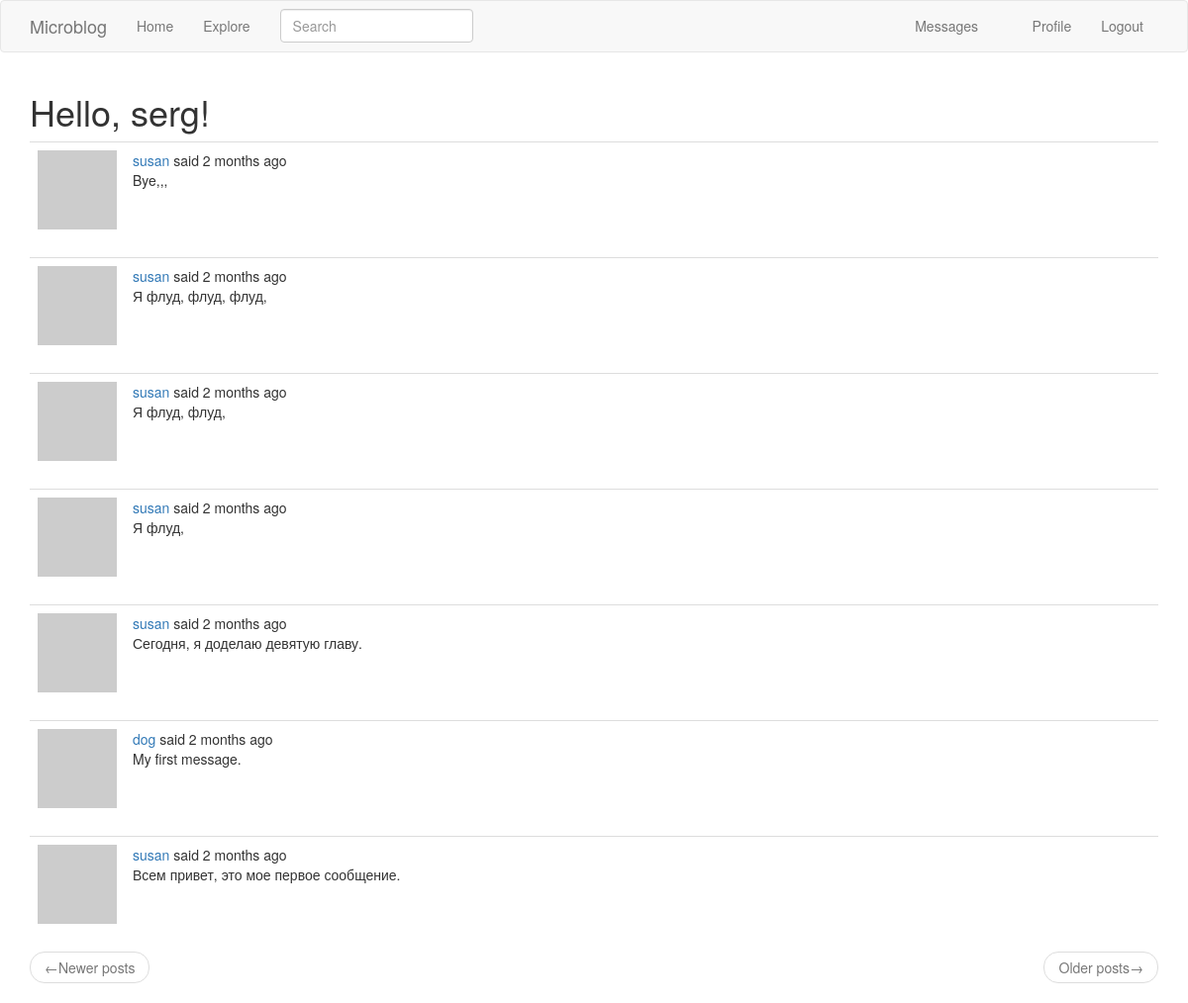
The app's page /explore (signed in), older data.
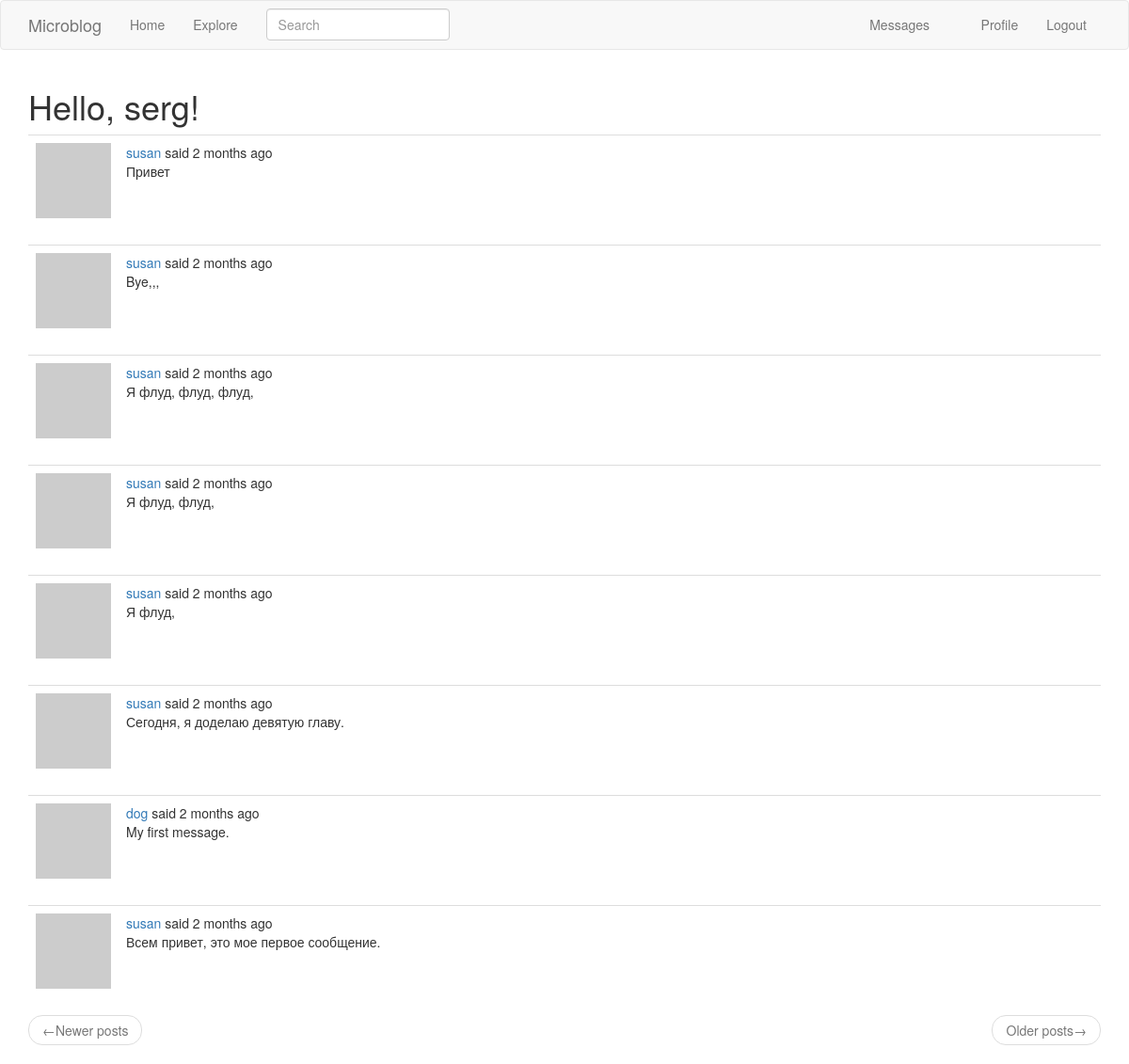
The same page, newer data.
### app/models.py (models this page shows, shortened)
class PaginatedAPIMixin(object):
    @staticmethod
    def to_collection_dict(query, page, per_page, endpoint, **kwargs):
        resources = query.paginate(
            page=page,
            per_page=per_page,
            error_out=False
        )
        data = {
            'items': [item.to_dict() for item in resources.items],
            '_meta': {
                'page': page,
                'per_page': per_page,
                'total_pages': resources.pages,
                'total_items': resources.total
            },
            '_links': {
                'self': url_for(endpoint, page=page, per_page=per_page,
                                **kwargs),
                'next': url_for(endpoint, page=page + 1, per_page=per_page,
                                **kwargs) if resources.has_next else None,
                'prev': url_for(endpoint, page=page - 1, per_page=per_page,
                                **kwargs) if resources.has_prev else None
            }
        }
        return data

class User(PaginatedAPIMixin, UserMixin, db.Model):
    id = db.Column(
        db.Integer,
        primary_key=True,
    )
    username = db.Column(
        db.String(64),
        index=True,
        unique=True,
    )
    email = db.Column(
        db.String(120),
        index=True,
        unique=True,
    )
    password_hash = db.Column(
        db.String(128),
    )
    about_me = db.Column(
        db.String(140)
    )
    last_seen = db.Column(
        db.DateTime,
        default=datetime.utcnow
    )
    posts = db.relationship(
        'Post',
        backref='author',
        lazy='dynamic',
    )
    followed = db.relationship(
        'User',
        secondary=followers,
        primaryjoin=(followers.c.follower_id == id),
        secondaryjoin=(followers.c.followed_id == id),
        backref=db.backref('followers', lazy='dynamic'),
        lazy='dynamic',
    )
    messages_sent = db.relationship(
        'Message',
        foreign_keys='Message.sender_id',
        backref='author',
        lazy='dynamic',
    )
    messages_received = db.relationship(
        'Message',
        foreign_keys='Message.recipient_id',
        backref='recipient',
        lazy='dynamic',
    )
    last_message_read_time = db.Column(
        db.DateTime,
    )
    notifications = db.relationship(
        'Notification',
        backref='user',
        lazy='dynamic',
    )
    tasks = db.relationship(
        'Task',
        backref='user',
        lazy='dynamic',
    )
    token = db.Column(
        db.String(32),
        index=True,
        unique=True
    )
    token_expiration = db.Column(
        db.DateTime
    )
    def avatar(self, size):
        digest = md5(self.email.lower().encode('utf-8')).hexdigest()
        return f'https://www.gravatar.com/avatar/{digest}?d=identicon&s={size}'
    def new_messages(self):
        last_read_time = self.last_message_read_time or datetime(1900, 1, 1)
        return Message.query.filter_by(recipient=self).filter(
            Message.timestamp > last_read_time).count()
    def get_tasks_in_progress(self):
        return Task.query.filter_by(user=self, complete=False).all()

class SearchableMixin(object):
    @classmethod
    def before_commit(cls, session):
        session._changes = {
            'add': list(session.new),
            'update': list(session.dirty),
            'delete': list(session.deleted),
        }
    @classmethod
    def after_commit(cls, session):
        for obj in session._changes['add']:
            if isinstance(obj, SearchableMixin):
                add_to_index(obj.__tablename__, obj)
        for obj in session._changes['update']:
            if isinstance(obj, SearchableMixin):
                add_to_index(obj.__tablename__, obj)
        for obj in session._changes['delete']:
            if isinstance(obj, SearchableMixin):
                remove_from_index(obj.__tablename__, obj)
        session._changes = None

class Post(SearchableMixin, db.Model):
    __searchable__ = ['body']
    id = db.Column(
        db.Integer,
        primary_key=True,
    )
    body = db.Column(
        db.String(140),
    )
    timestamp = db.Column(
        db.DateTime,
        index=True,
        default=datetime.utcnow,
    )
    user_id = db.Column(
        db.Integer(),
        db.ForeignKey('user.id'),
    )

### app/main/routes.py (the view)
@bp.route('/explore')
@login_required
def explore():
    page = request.args.get('page', default=1, type=int)
    posts = Post.query.order_by(Post.timestamp.desc()).paginate(
        page=page,
        per_page=current_app.config['POSTS_PER_PAGE'],
        error_out=False
    )
    next_url = url_for('main.explore', page=posts.next_num) \
        if posts.has_next else None
    prev_url = url_for('main.explore', page=posts.prev_num) \
        if posts.has_prev else None
    context = {
        'title': _('Explore'),
        'posts': posts.items,
        'next_url': next_url,
        'prev_url': prev_url,
    }
    return render_template('index.html', **context)

### app/main/forms.py
class SearchForm(FlaskForm):
    q = StringField(
        _l('Search'),
        validators=[DataRequired()]
    )
    def __init__(self, *args, **kwargs):
        if 'formdata' not in kwargs:
            kwargs['formdata'] = request.args
        if 'meta' not in kwargs:
            kwargs['meta'] = {'csrf': False}
        super(SearchForm, self).__init__(*args, **kwargs)

### app/main/routes.py (called while the page is built)
@bp.before_request
def before_request():
    if current_user.is_authenticated:
        current_user.last_seen = datetime.utcnow()
        db.session.commit()
        g.search_form = SearchForm()
    g.locale = str(get_locale())

### app/models.py (called while the page is built)
@login.user_loader
def load_user(id):
    return User.query.get(int(id))

### app/templates/index.html (shortened to what this page needs)
{% extends 'base.html' %}
{% import 'bootstrap/wtf.html' as wtf %}
{% block app_content %}
  <h1>{{ _('Hello') }}, {{ current_user.username }}!</h1>
  {% for post in posts %}
      {% include '_post.html' %}
  {% endfor %}
  <nav aria-label="...">
    <ul class="pager">
      <li class="previous {% if not prev_url %} disabled {% endif %}">
        <a href="{{ prev_url or '#' }}">
          <span aria-hidden="true">&larr;</span>{{ _('Newer posts') }}
        </a>
      </li>
      <li class="next {% if not next_url %} disabled {% endif %}">
        <a href="{{ next_url or '#' }}">
          {{ _('Older posts') }}<span aria-hidden="true">&rarr;</span>
        </a>
      </li>
    </ul>
  </nav>
{% endblock app_content %}

### app/templates/base.html (shortened to what this page needs)
{% extends 'bootstrap/base.html' %}
{% block navbar %}
  <nav class="navbar navbar-default">
    <div class="container">
      <div class="navbar-header">
        <a class="navbar-brand" href="{{ url_for('main.index') }}">{{ _('Microblog') }}</a>
      </div>
      <div class="collapse navbar-collapse" id="bs-example-navbar-collapse-1">
        <ul class="nav navbar-nav">
          <li><a href="{{ url_for('main.index') }}">{{ _('Home') }}</a></li>
          <li><a href="{{ url_for('main.explore') }}">{{ _('Explore') }}</a></li>
        </ul>
        {% if g.search_form %}
          <form class="navbar-form navbar-left" method="get" action="{{ url_for('main.search') }}">
            <div class="form-group">
              {{ g.search_form.q(size=20, class="form-control", placeholder=g.search_form.q.label.text) }}
            </div>
          </form>
        {% endif %}
        <ul class="nav navbar-nav navbar-right">
          {% if current_user.is_anonymous %}
            <li><a href="{{ url_for('auth.login') }}">{{ _('Login') }}</a></li>
          {% else %}
            <li>
              <a href="{{ url_for('main.messages')}}">
                {{ _('Messages')}}
                {% set new_messages = current_user.new_messages() %}
              </a>
            </li>
            <li><a href="{{ url_for('main.user', username=current_user.username) }}">{{ _('Profile') }}</a></li>
            <li><a href="{{ url_for('auth.logout') }}">{{ _('Logout') }}</a></li>
          {% endif %}
        </ul>
      </div>
    </div>
  </nav>
{% endblock navbar %}
{% block content %}
  <div class="container">
    {% block app_content %}
    {% endblock app_content %}
  </div>
{% endblock content %}

### app/templates/_post.html (shortened to what this page needs)
<table class="table table-hover">
  <tr>
    <td width="70px">
      <a href="{{ url_for('main.user', username=post.author.username) }}">
        <img src="{{ post.author.avatar(70) }}">
      </a>
    </td>
    <td>
      {{ _('%(username)s said %(when)s', username=user_link, when=moment(post.timestamp).fromNow()) }}
      <br>
      {{ post.body }}
    </td>
  </tr>
</table>

Row changes from the older to the newer data that the page shows:
added Post: body "Привет"
